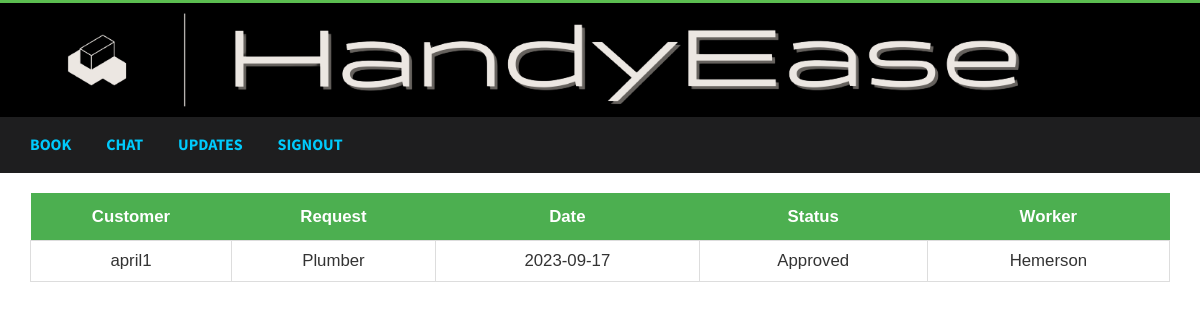
/appointment.php (signed in), run on the app's committed database.
### tables this page shows
CREATE TABLE `service` (
  `id` varchar(10) NOT NULL DEFAULT '',
  `username` varchar(100) NOT NULL,
  `request` varchar(20) NOT NULL DEFAULT '',
  `dateofreq` date NOT NULL,
  `aflag` varchar(10) NOT NULL,
  `transflag` int(1) NOT NULL,
  `authid` varchar(10) NOT NULL,
  `status` varchar(10) NOT NULL
);

CREATE TABLE `worker` (
  `id` varchar(10) NOT NULL,
  `firstname` varchar(15) NOT NULL,
  `lastname` varchar(20) NOT NULL,
  `username` varchar(50) NOT NULL,
  `password` varchar(255) NOT NULL,
  `phone` bigint(10) NOT NULL,
  `profession` varchar(20) NOT NULL,
  `authid` varchar(10) DEFAULT NULL,
  `adminuser` varchar(20) DEFAULT NULL,
  `location` varchar(45) DEFAULT NULL,
  `area` varchar(20) DEFAULT NULL,
  `email` varchar(45) NOT NULL
);

### appointment.php (the view, shortened to what this page needs)
<!DOCTYPE html>
<html>
<head>
    <link href="css/bootstrap.css" rel='stylesheet' type='text/css' />
    <link href="css/style_me.css" rel="stylesheet" type="text/css" media="all" />
    <link href="css/animate.css" rel='stylesheet' type='text/css' />
    <link rel="stylesheet" href="https://cdnjs.cloudflare.com/ajax/libs/font-awesome/4.7.0/css/font-awesome.min.css">
</head>
<body class="application">
    <div class="header">
        <div class="container">
            <div>
                <a href="landpage.php"><img src="images/home1.png" id="homeImage" class="img-responsive" alt="" /></a>
            </div>
        </div>
    </div>
    <div class="menu-bar">
        <div class="container">
            <div class="top-menu">
                <ul>
                    <li><a href="customer.php">Book</a></li>
                    <li><a href="chat_real.php">Chat</a></li>
                    <li><a href="appointment.php">Updates</a></li>
                    <li><a href="logout.php">Signout</a></li>
                </ul>
            </div>
            <div class="clearfix"></div>
        </div>
    </div>
    <div class="content">
        <div class="container">
            <div class="wow fadeInDownBig" data-wow-delay="0.4s">
                <div class="table-responsive">
                    <table id="customers2" align="right">
                        <br>
                        <tr>
                            <th>Customer</th>
                            <th>Request</th>
                            <th>Date</th>
                            <th>Status</th>
                            <th>Worker</th>
                        </tr>
                        <?php
                        include 'dbconn.php';
                        $user_client = $_SESSION['username'];
                        $user_flag = "SELECT username FROM users where username ='" . $user_client . "'";
                        $result = mysqli_query($conn, $user_flag);
                        if (mysqli_num_rows($result) == 1) {
                            $q = "SELECT DISTINCT *
                            FROM service
                            JOIN users ON service.username = users.username
                            LEFT JOIN worker ON service.aflag = worker.id
                            WHERE (service.status = 'Ongoing' OR service.status = 'Pending' OR service.status = 'Approved')
                            AND service.username = '$user_client'";
                            $res = mysqli_query($conn, $q);
                            if (mysqli_num_rows($res) > 0) {
                                while ($row = mysqli_fetch_array($res)) {
                                    if ($row['transflag'] == 0  ) {
                                        echo "<td  name='Customer'>" . $row[1] . "</td>";
                                        echo "<td  name='Reuest'>" . $row[2] . "</td>";
                                        echo "<td  name='Date'>" . $row[3] . "</td>";
                                        echo "<td  name='Status'>" . $row[7] . "</td>";
                                        echo "<td name='Worker'>" . ($row[16] != '' ? $row[16] : 'Ongoing') . "</td>";
                                    }
                                }
                            }
                        } else {
                            echo "<tr>";
                            echo "<td colspan='11'>No Data</td>";
                            echo "</tr>";
                        }
                        ?>
                    </table>
                </div>
            </div>
        </div>
    </div>
</body>
</html>

### css/style_me.css (style rules this page uses)
body { padding:0; margin:0; font-family: 'Source Sans Pro', sans-serif; }
.application { background-color: white; }
ul { margin:0; padding:0; }
table { text-align: center; }
.header { border-top: 3px solid #5BBD50; background-color: #000000; }
.top-menu { float:left; color:#D9D9D9; }
.top-menu ul li { display:inline-block; margin: 0 16px; }
.top-menu ul li:first-child { margin-left: 0; }
.top-menu ul li a { text-decoration:none; margin:0.5em 0; display:block; color: #00cafc; font-size:16px; font-weight:700; text-transform:uppercase; }
.menu-bar { background:#1e1e1f; padding:0.6em 0; }
#customers2 { font-family: "Trebuchet MS", Arial, Helvetica, sans-serif; border-collapse: collapse; width: 100%; text-align: center; margin-left: 10em; }
#customers2 td, #customers th { border: 1px solid #ddd; padding: 8px; font-size: 1.2em; }
#customers2 th { padding-top: 12px; padding-bottom: 12px; text-align: center; background-color: #4CAF50; color: white; font-size: 1.2em; }
* { box-sizing: border-box; }

### data on the page
service: username "april1", request "Plumber", dateofreq "2023-09-17", status "Approved", worker.firstname "Hemerson"
